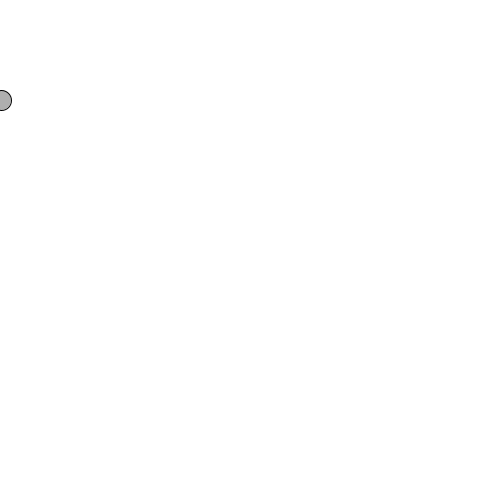
Frame 1 (no input)
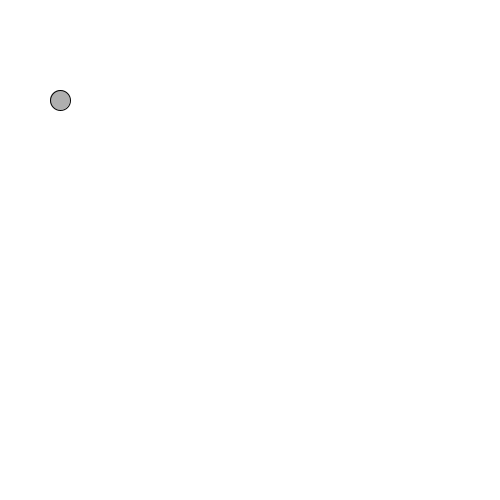
Frame 60 (the mouse pressed at the canvas centre just before this capture)
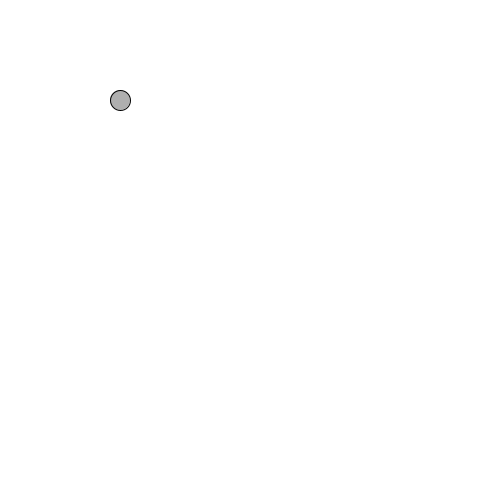
Frame 120 (the mouse held since frame 60 and released just before this capture)

The Processing sketch that drew these frames (run headless with seeded random() and noise(); from frame 60 on, the mouse is pressed at the canvas centre):

// Processing sketch: Aufgabe_1_a
// ── Aufgabe_1_a.pde
int x=0;
int speed=1;

void setup(){
  size(500, 500);
}

void draw(){
  background(255);
  bewegeBall();
  reflektiereBall();
  skizziereBall();
}


void bewegeBall(){
  x=x+speed;
}

void reflektiereBall(){
  if((x>width) || (x<0)){
    speed=speed*-1;
  }
}

void skizziereBall(){
  stroke(0);
  fill(175);
  ellipse(x, 100, 20, 20);
}

/*Wenn man in draw() den Namen ändert, genauso wie in der Prozedur 
  skizziereBall(), passiert nichts.*/
